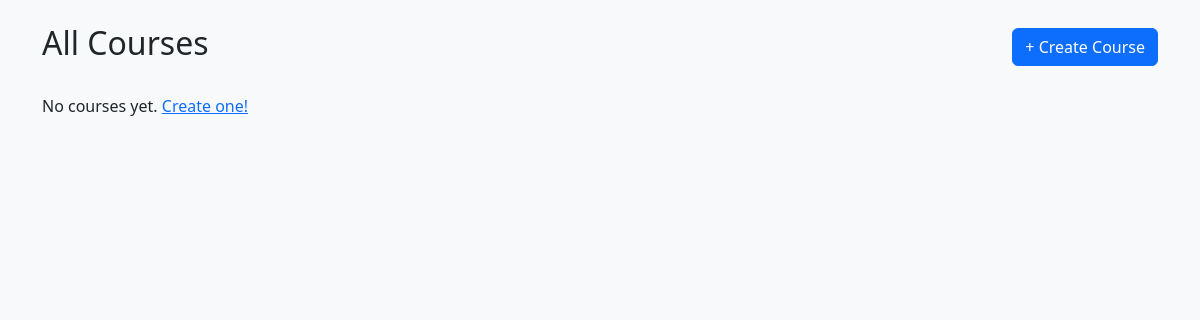
Page /courses/ on the earlier database version.
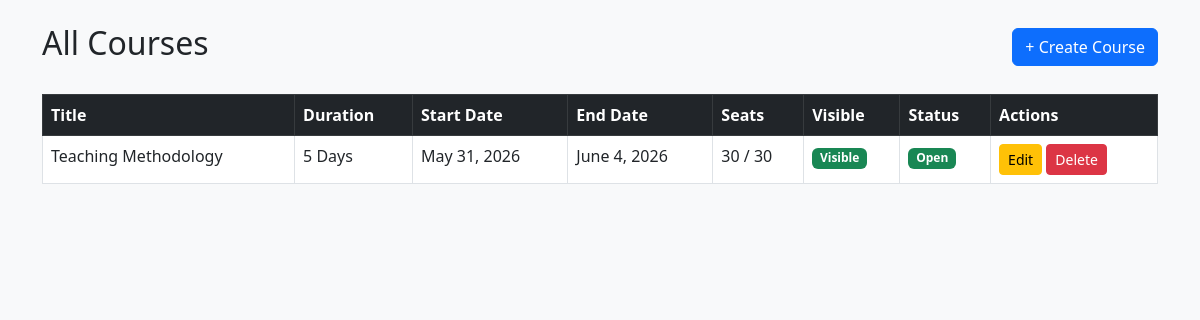
Same page on the later database version.
### courses/models.py (models this page shows, shortened)
class Course(models.Model):
    title = models.CharField(max_length=255)
    description = models.TextField()
    eligibility = models.TextField()
    duration = models.CharField(max_length=100)
    start_date = models.DateField()
    end_date = models.DateField()
    total_seats = models.IntegerField()
    seats_filled = models.IntegerField(default=0)
    is_visible = models.BooleanField(default=True)
    is_closed = models.BooleanField(default=False)
    created_by = models.ForeignKey(CustomUser, on_delete=models.SET_NULL, null=True)
    created_at = models.DateTimeField(auto_now_add=True)
    def seats_available(self):
        return self.total_seats - self.seats_filled

### courses/views.py (the view)
# urls.py: path('', views.course_list, name='course_list'),
def course_list(request):
    courses = Course.objects.all()
    return render(request, 'courses/course_list.html', {'courses': courses})

### templates/courses/course_list.html
{% extends 'base.html' %}
{% block content %}
<div class="container mt-4">
    <div class="d-flex justify-content-between align-items-center mb-4">
        <h2>All Courses</h2>
        <a href="{% url 'course_create' %}" class="btn btn-primary">+ Create Course</a>
    </div>
    {% if courses %}
    <table class="table table-bordered table-hover">
        <thead class="table-dark">
            <tr>
                <th>Title</th>
                <th>Duration</th>
                <th>Start Date</th>
                <th>End Date</th>
                <th>Seats</th>
                <th>Visible</th>
                <th>Status</th>
                <th>Actions</th>
            </tr>
        </thead>
        <tbody>
            {% for course in courses %}
            <tr>
                <td>{{ course.title }}</td>
                <td>{{ course.duration }}</td>
                <td>{{ course.start_date }}</td>
                <td>{{ course.end_date }}</td>
                <td>{{ course.seats_available }} / {{ course.total_seats }}</td>
                <td>
                    <a href="{% url 'course_toggle_visibility' course.pk %}">
                        {% if course.is_visible %}
                            <span class="badge bg-success">Visible</span>
                        {% else %}
                            <span class="badge bg-secondary">Hidden</span>
                        {% endif %}
                    </a>
                </td>
                <td>
                    <a href="{% url 'course_toggle_closed' course.pk %}">
                        {% if course.is_closed %}
                            <span class="badge bg-danger">Closed</span>
                        {% else %}
                            <span class="badge bg-success">Open</span>
                        {% endif %}
                    </a>
                </td>
                <td>
                    <a href="{% url 'course_edit' course.pk %}" class="btn btn-sm btn-warning">Edit</a>
                    <a href="{% url 'course_delete' course.pk %}" class="btn btn-sm btn-danger">Delete</a>
                </td>
            </tr>
            {% endfor %}
        </tbody>
    </table>
    {% else %}
        <p>No courses yet. <a href="{% url 'course_create' %}">Create one!</a></p>
    {% endif %}
</div>
{% endblock %}

Differences in the rows shown:
added Course: title "Teaching Methodology", duration "5 Days", start_date "May 31, 2026", end_date "June 4, 2026", seats_available "30", total_seats "30", is_visible "Visible", is_closed "Open"
Other differences:
text no longer shown: "No courses yet. Create one!"
text now shown: "Title Duration Start Date End Date Seats Visible Status Actions"
